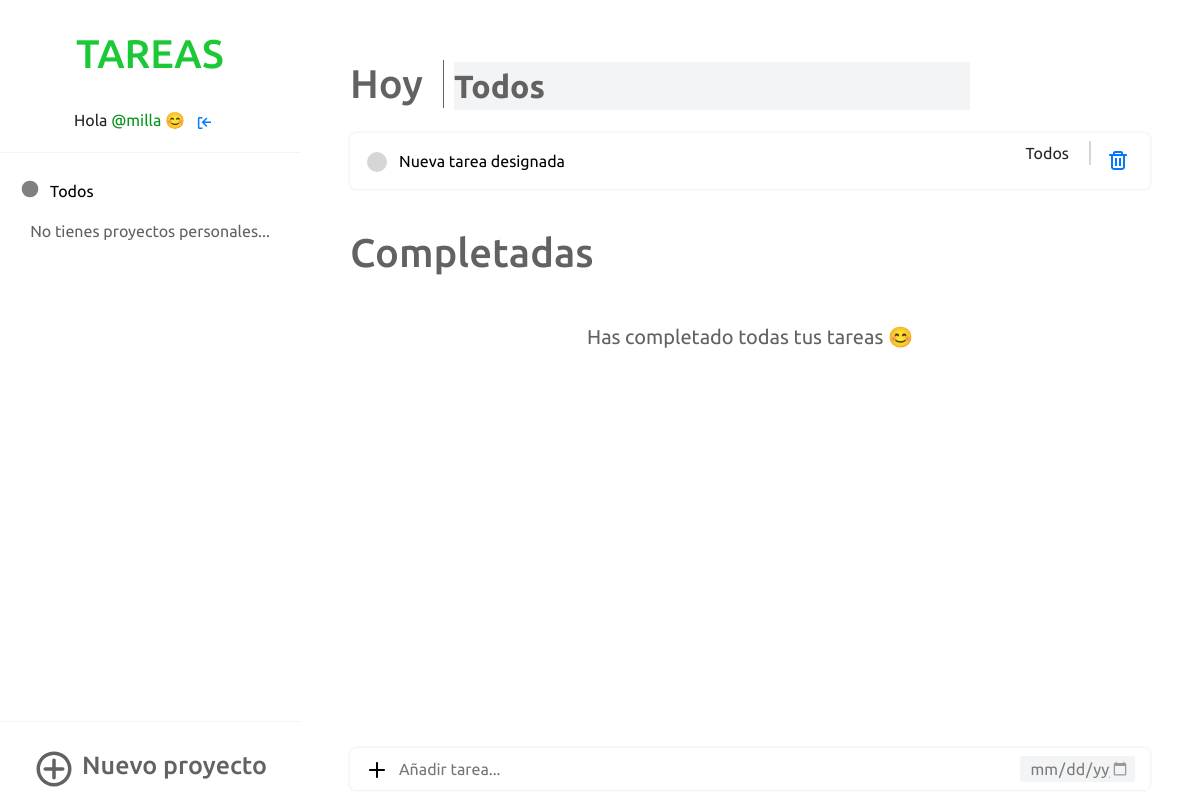
/Todos/ (signed in), run on the app's committed database.
### appToDo/models.py (models this page shows, shortened)
class Proyecto(models.Model):
    COLORES= [
    ('red', 'red'),
    ('blue', 'blue'),
    ('green', 'green'),
    ('orange', 'orange'),
    ('gray', 'gray')
    ]
    titulo_proyecto = models.CharField(max_length=20, null=False)
    propietario = models.ForeignKey(settings.AUTH_USER_MODEL, on_delete=models.CASCADE, null=True)
    color = models.CharField(choices=COLORES, default=None, max_length=20)
    def __str__(self):
        return self.titulo_proyecto

class Tarea(models.Model):
    propietario = models.ForeignKey(settings.AUTH_USER_MODEL, on_delete=models.CASCADE, null=False, blank=False)
    titulo_tarea = models.CharField(max_length=80, null=False, blank=False)
    fecha_creacion = models.DateTimeField(default=timezone.now)
    fecha_vencimiento = models.DateField(blank=True, null=True, validators=[MinValueValidator(datetime.date.today)])
    completado = models.BooleanField(default=False)
    titulo_proyecto = models.ForeignKey(Proyecto,
                                        on_delete=models.CASCADE,
                                        null=False, # No puede ser nulo.
                                        blank=False,# No debe almacenar valores vacios.
                                        default='Todos')

### appToDo/views.py (the view)
# urls.py: path('<str:proyecto>/', login_required(views.proyecto_seleccionado), name='proyecto_seleccionado'),
def proyecto_seleccionado(request, proyecto):
    esta = verificar(request, proyecto)
    fecha_actual = datetime.date.today
    if esta:
        form_nuevo_proyecto = nuevoProyecto(request)
        proyectos = Proyecto.objects.filter(propietario=request.user)
        proyecto = get_object_or_404(Proyecto,propietario=request.user, titulo_proyecto=proyecto)
        form = nueva_tarea_proyecto(request, proyecto)
        listado_tareas = Tarea.objects.filter(completado=False, titulo_proyecto=proyecto, propietario=request.user).order_by('id')
        tareas_completadas = Tarea.objects.filter(completado=True, titulo_proyecto=proyecto, propietario=request.user)
        nueva_tarea = actualizar_tarea(request)
        nuevo_nombre_proyecto = actualizar_proyecto(request)
        if nuevo_nombre_proyecto:
            return redirect('proyecto_seleccionado', proyecto=nuevo_nombre_proyecto)
        return render(request, 'appToDo/proyecto_individual.html', {'proyecto':proyecto, 'form':form, 'tareas':listado_tareas, 'tareas_completadas':tareas_completadas, 'proyectos':proyectos, 'form_proyecto':form_nuevo_proyecto, 'fecha_actual':fecha_actual, 'nueva_tarea':nueva_tarea, 'nuevo_proyecto':nuevo_nombre_proyecto})
    else:
        return render(request, 'appToDo/error.html', {})

### appToDo/forms.py
class tareaFormProyecto(forms.ModelForm):
    class Meta:
        model = Tarea
        fields = ('titulo_tarea', 'fecha_vencimiento')
        widgets = {
            'fecha_vencimiento': DateInput(attrs={
                'type': 'date',
                'class': 'input-fecha-vencimiento',
                }
            ),
            'titulo_tarea': forms.TextInput(
                attrs={
                    'class': 'input-agregar-tarea',
                    'placeholder':'Añadir tarea...',
                    'required': 'True',
                }
            ),
        }

class proyectoForm(forms.ModelForm):
    class Meta:
        model = Proyecto
        fields = ('titulo_proyecto','color')
        widgets = {
            'color': forms.RadioSelect(choices=Proyecto.COLORES, attrs={
                'class': 'seleccion-color'
            }),
            'titulo_proyecto': DateInput(attrs={
                'class': 'input-agregar-proyecto',
                'placeholder':'Añadir proyecto...',
                }
            ),
        }

### appToDo/views.py (called while the page is built)
def nuevoProyecto(request):
    if request.method == 'POST':
        form = proyectoForm(request.POST)
        if form.is_valid():
            post = form.save(commit=False)
            estado = verificarProyecto(post.titulo_proyecto, request.user)
            if estado:
                post.propietario = request.user
                post.save()
                form = proyectoForm()
            else:
                form = proyectoForm()
    else:
        form = proyectoForm()
    return form

def verificar(request, proyecto):
    esta = get_object_or_404(Proyecto, propietario=request.user, titulo_proyecto=proyecto)
    if esta:
        return True
    else:
        return False

def nueva_tarea_proyecto(request, proyecto):
    if request.method == 'POST':
        form = tareaFormProyecto(request.POST, request.user)
        if form.is_valid():
            tarea = form.save(commit=False)
            tarea.titulo_proyecto = proyecto
            tarea.propietario = request.user
            tarea.save()
            form = tareaFormGeneral()
    else:
        form = tareaFormProyecto()
    return form

def actualizar_tarea(request):
    id = request.POST.get('id')
    titulo = request.POST.get('titulo')
    nuevo = Tarea.objects.filter(pk=id).update(titulo_tarea=titulo)
    return nuevo

### appToDo/templates/appToDo/proyecto_individual.html (shortened to what this page needs)
{% extends 'appToDo/base.html' %}
{% block listado_proyectos%}
{%for proyecto in proyectos %}
<div class="listado">
    <div class="sidebar-proyecto-titulo">
        {% if proyecto.titulo_proyecto == 'Todos' %}
        <a href="{% url 'inicio' %}" class="disable-select proyecto-titulo-sidebar">
            <div class="contenedor-proyectos">
                <svg version="1.1" xmlns="http://www.w3.org/2000/svg" width="20" height="20" viewBox="0 0 120 120">
                    <circle cx="60" cy="60" r="50" fill="{{ proyecto.color }}" />
                </svg>
                <li>{{ proyecto.titulo_proyecto }}</li>
            </div>
        </a>
        {% endif %}
    </div>
    <div class="sidebar-proyecto-eliminar">
    </div>
</div>
{% endfor %}
{% if proyectos.count == 1 %}
<p class="sin-proyectos-listado">No tienes proyectos personales...</p>
{% endif %}
{% endblock %}
{% block listado_tareas_hoy %}
<div class="titulo-proyecto-individual">
    <h1 class="titulo-principal-tareas">Hoy</h1>
    <form method="POST" class="formulario-editar-proyecto">
        <input class="editar-proyecto-hoy" name="titulo-proyecto" type="text" value="{{ proyecto.titulo_proyecto }}">
    </form>
</div>
{% if not tareas %}
<div class="no-hay-tareas">
    <p>No has agregado tareas &#128543;</p>
</div>
{% else %}
{% for tarea in tareas %}
<div class="contenedor-tareas">
    <div class="titulo-boton-tarea">
        <a href="{% url 'completar_tarea' pk=tarea.pk %}"><svg version="1.1" xmlns="http://www.w3.org/2000/svg"
                width="24" height="24" viewBox="0 0 120 120">
                <circle cx="60" cy="60" r="50" fill="#d6d6d6" />
            </svg></a>
        <form method="POST" class="formulario-editor">
            <input class="editar-tarea-hoy" name="titulo" type="text" value="{{ tarea.titulo_tarea }}">
        </form>
    </div>
    <div class="tipo-fecha-tarea">
        {% if tarea.fecha_vencimiento %}
        <p class="tipo-proyecto">{{ tarea.titulo_proyecto }}</p>
        {% if fecha_actual < tarea.fecha_vencimiento %} <p class="fecha-vencimiento">{{ tarea.fecha_vencimiento }}</p>
            {% elif fecha_actual == tarea.fecha_vencimiento %}
            <p class="fecha-vencimiento vence-hoy">{{ tarea.fecha_vencimiento }}</p>
            {% else %}
            <p class="fecha-vencimiento vencido">{{ tarea.fecha_vencimiento }}</p>
            {% endif %}
            {% else %}
            <p class="tipo-proyecto sin-fecha">{{ tarea.titulo_proyecto }}</p>
            {% endif %}
            <a href="{% url 'borrar_tarea' pk=tarea.pk %}" class="delete">
            </a>
    </div>
</div>
{% endfor %}
{% endif %}
{% endblock %}
{% block listado_tareas_completadas %}
<h1 class="titulo-principal-tareas">Completadas</h1>
{% if not tareas_completadas %}
<div class="no-hay-tareas">
    <p>Has completado todas tus tareas &#128522;</p>
</div>
{% endif %}
{% endblock %}
{% block agregar_tarea_general %}
<div class="contenedor-tareas">
    <form method="POST" class="formulario-tarea">
        <div class="button-tarea ingresar-tarea-individual">
            <button type="submit"></button>
            {{ form.titulo_tarea }}
        </div>
        <div class="tipo-vencimiento-tarea vencimiento-proyecto">
            {{ form.fecha_vencimiento }}
        </div>
    </form>
</div>
{% endblock %}

### appToDo/templates/appToDo/base.html (shortened to what this page needs)
{% load static %}
<!DOCTYPE html>
<html lang="en">
<head>
    <link href='https://css.gg/add.css' rel='stylesheet'>
    <link href='https://css.gg/trash.css' rel='stylesheet'>
    <link href='https://css.gg/log-out.css' rel='stylesheet'>
    <link rel="stylesheet" href="{% static 'css/style.css' %}">
    <link rel="stylesheet" type="text/css" href="bootstrap.min.css">
</head>
<body>
    <div class="contenedor">
        <aside class="sidebar">
            <a href="{% url 'inicio' %}">
                <h2 class="disable-select">Tareas</h2>
            </a>
            <p class="nombre-usuario">Hola <span>@{{ user.username }}</span> &#128522 &nbsp;&nbsp;<a
                    href="{% url 'logout' %}" class="cerrar-sesion"></a></p>
            <hr class="hr-1">
            <ul class="listado-proyectos">
                {% block listado_proyectos %}
                {% endblock %}
            </ul>
            <div class="contenedor-nuevo-proyecto">
                <hr class="hr-3">
                <div class="nuevo-proyecto">
                    <h3 class="disable-select">Nuevo proyecto</h3>
                </div>
            </div>
        </aside>
        <main class="contenedor-main">
            <div class="tareas-hoy">
                {% block listado_tareas_hoy %}{% endblock %}
            </div>
            <div class="tareas-completadas">
                {% block listado_tareas_completadas %}{% endblock %}
            </div>
            <div class="agregar-tarea-general">
                {% block agregar_tarea_general %}
                {% endblock %}
            </div>
        </main>
    </div>
</body>
</html>

### appToDo/static/css/style.css (style rules this page uses)
* { margin: 0; padding: 0; box-sizing: border-box; list-style: none; text-decoration: none; font-family: 'Ubuntu', sans-serif; }
body { background-color: #f3f4f5; }
.contenedor { display: flex; position: relative; }
.contenedor .sidebar { position: fixed; width: 300px; height: 100vh; background-color: #fff; padding: 30px 0; z-index:2; flex-direction: column; }
.contenedor .sidebar h2 { color: #1BC936; font-size: 40px; text-transform: uppercase; text-align: center; margin-bottom: 30px; }
.hr-1, .hr-2 { border-top: 1px solid #f3f4f5; margin-top: 20px; margin-bottom: 20px; }
.nombre-usuario { width: 100%; text-align: center; }
.nombre-usuario span { color: #07941c; }
.cerrar-sesion { margin-right: 15px; }
.listado-proyectos { overflow-y: auto; overflow-x: hidden; }
.listado { width: 100%; display: block; display: flex; margin-bottom: 5px; }
.sidebar-proyecto-titulo { width: 80%; }
.sidebar-proyecto-eliminar { width: 10%; display: flex; align-items: center; margin-left: 20px; }
.listado-proyectos a { color: black; }
.contenedor-proyectos { display: flex; padding-left: 20px; padding-top: 6px; padding-bottom: 6px; width: 100%; }
.contenedor-proyectos li { padding-left: 10px; }
.sin-proyectos-listado { color: #626262; text-align: center; margin-top: 10px; }
.hr-3 { border-top: 1px solid #f3f4f5; margin-top: 20px; width: 100%; }
.contenedor-nuevo-proyecto { position: absolute; bottom: 0; width: 100%; }
.nuevo-proyecto { display: flex; padding-top: 10px; padding-bottom: 10px; justify-content: center; }
.nuevo-proyecto svg { color: #626262; padding-left: 0; }
.nuevo-proyecto h3 { color: #626262; font-size: 25px; justify-self: center; align-self: center; padding-left: 7px; }
.contenedor .contenedor-main { width: 100vw; height: 100vh; margin-left: 300px; padding: 20px 50px 10px 50px; position: relative; }
.titulo-principal-tareas { color: #626262; margin-bottom: 15px; margin-top: 40px; justify-content: center; }
.contenedor-tareas { display: flex; justify-content: space-between; margin: 10px 0; background-color: #fff; padding: 8px 15px; border-radius: 6px; align-items: center; -webkit-box-shadow: 0px 0px 3px 0px rgba(222,222,222,0.92); box-shadow: 0px 0px 3px 0px rgba(222,222,222,0.92); z-index:1 }
.titulo-boton-tarea { display: flex; align-items: center; }
.tipo-fecha-tarea { display: flex; align-items: center; }
.tipo-proyecto { padding-right: 20px; border-right: 1px solid #d6d6d6; }
.no-hay-tareas { text-align: center; color: #626262; font-size: 20px; padding-top: 30px; padding-bottom: 30px; }
.delete { margin-right: 5px; margin-left: 5px; padding-left: 10px; display: flex; align-self: center; }
.formulario-editor { display: flex; align-items: center; margin-left: 10px; }
.editar-tarea-hoy { border: none; outline: none; align-self: center; font-size: 16px; }
.formulario-editar-proyecto { display: flex; align-items: center; margin-top: 28px; margin-left: 10px; }
.editar-proyecto-hoy { font-size: 32px; font-weight: bold; background-color: #f3f4f5; border: none; outline: none; color: #626262; }
.agregar-tarea-general { position: absolute; bottom: 0; right: 0; left: 0; padding-left: 50px; padding-right: 50px; }
.formulario-tarea { display: flex; width: 100%; justify-content: space-between; }
.button-tarea { display: flex; align-self: center; align-content: center; width: 70%; }
.tipo-vencimiento-tarea { display: flex; width: 30%; }
.button-tarea button { background-color: white; border: none; cursor: pointer; }
.input-agregar-tarea { width: 100%; border: none; outline: none; font-size: 16px; margin-left: 10px; }
.input-fecha-vencimiento { background-color: #f3f4f5; color: #7c7c7c; border: none; border-radius: 3px; width: 100%; padding-right: 5px; padding-left: 5px; outline: none; font-size: 16px; padding-left: 10px; cursor: pointer; }
.titulo-proyecto-individual { display: flex; align-items: center; align-content: center; }
.titulo-proyecto-individual h1 { padding-right: 20px; border-right: 1px solid #626262; }
.ingresar-tarea-individual { width: 85%; }
.vencimiento-proyecto { width: 15%; }
.sin-fecha { border: none; border-right: 2px solid #d6d6d6; padding-right: 20px; }
.disable-select { -webkit-touch-callout: none; -webkit-user-select: none; -khtml-user-select: none; -moz-user-select: none; -ms-user-select: none; user-select: none; }

### data on the page
Proyecto: titulo_proyecto "Todos", titulo-proyecto "Todos"
Tarea: titulo "Nueva tarea designada", titulo_proyecto "Todos"

### other printed values
{{ user.username }} "milla"
